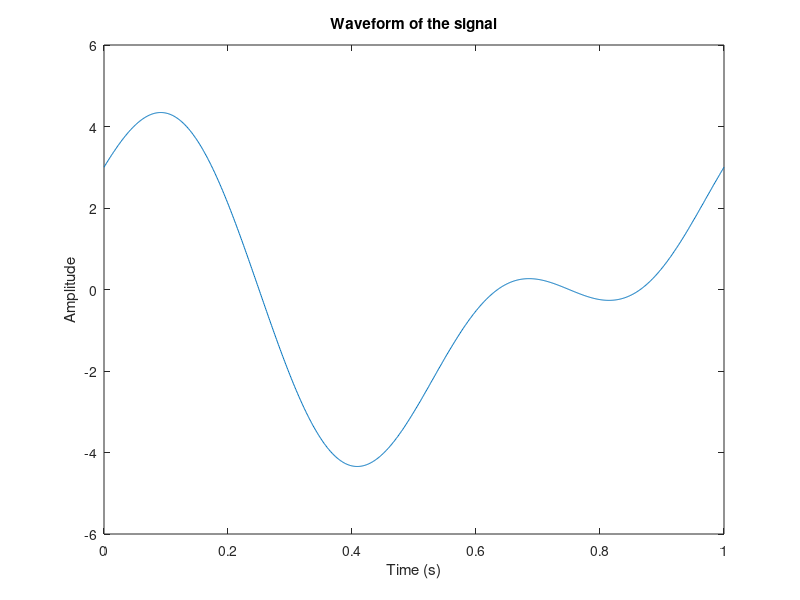

This chart was generated by the following MATLAB code:
% Problem 1: Waveform Visualization and Frequency Analysis
time_vector = linspace(0, 1, 1000); % Generate a time vector
signal = 3*cos(2*pi*time_vector) + 2*sin(4*pi*time_vector);

% 1. Visualize the waveform of the signal over one period
figure;
plot(time_vector, signal);
title('Waveform of the signal');
xlabel('Time (s)');
ylabel('Amplitude');

% 2. Identify the frequency components present in the signal
frequencies_present = [2, -4]; % Frequencies in Hz

% 3. Calculate the average power of the signal over one period
avg_power = sum(signal.^2) / length(time_vector);

% Display results for Problem 1
disp('Problem 1 Results:');
disp(['Frequency components: ', num2str(frequencies_present)]);
disp(['Average power: ', num2str(avg_power)]);
disp(' ');

